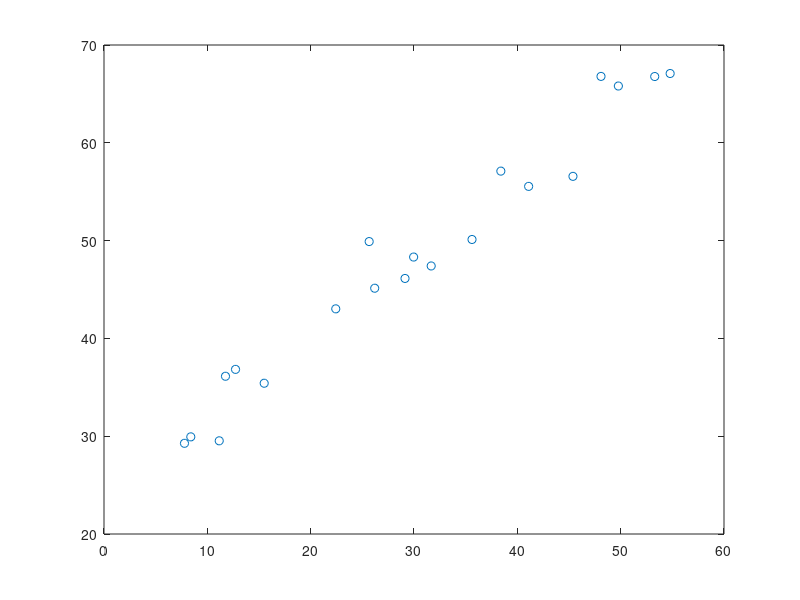

Write the MATLAB code that produced this figure. (Note: this script raises an error after producing the figure.)
n = 20;
noise = randn(n,1);
sizeNoise = 10;
x = rand(n,1).*50 + 5;
noise = rand(n,1) * sizeNoise;
pente = 0.8;
b =  20;
y = b + pente*x + noise;
z = [x y]

plot(x, y, 'o')
descenteGradient(z)